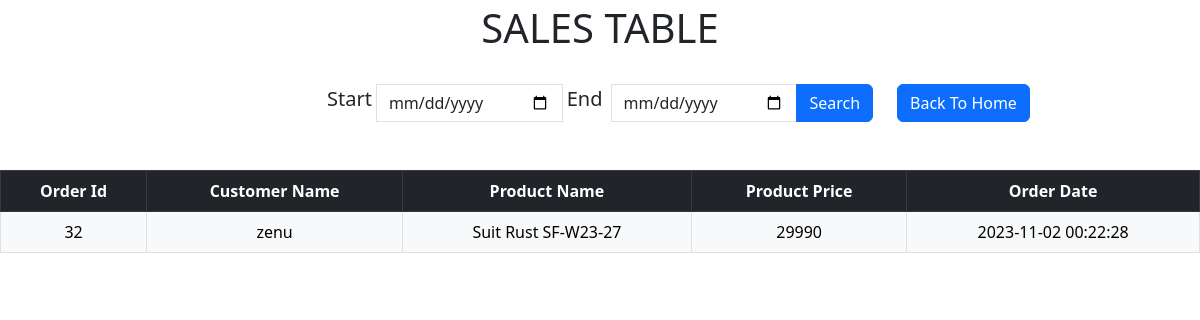
The app's page /admin/view_sale.php with its own data.
### tables this page shows
CREATE TABLE `sales` (
  `sid` int(100) NOT NULL,
  `pid` int(11) NOT NULL,
  `user_id` int(11) NOT NULL,
  `date` timestamp NOT NULL DEFAULT current_timestamp()
);

CREATE TABLE `registration` (
  `id` int(11) NOT NULL,
  `name` varchar(100) NOT NULL,
  `email` varchar(100) NOT NULL,
  `password` varchar(100) NOT NULL,
  `role` enum('Admin','Customer','Employee') NOT NULL
);

CREATE TABLE `product` (
  `pid` int(11) NOT NULL,
  `pname` varchar(50) NOT NULL,
  `pprice` varchar(50) NOT NULL,
  `pimg` varchar(100) NOT NULL,
  `pdesc` varchar(500) NOT NULL
);

### connect.php (called while the page is built, shortened)
<?php
class connect{
public $connect;
public function __construct(){
    $this->connect = mysqli_connect("localhost","root","","secproject");
}
public function query($query){
    return  $this->connect->query($query);
  }
}
$obj = new connect();
?>

### admin/view_sale.php (the view, shortened to what this page needs)
<!DOCTYPE html>
<html lang="en">
<head>
<link href="https://cdn.jsdelivr.net/npm/bootstrap@5.3.0/dist/css/bootstrap.min.css" rel="stylesheet">
</head>
<body>
    <h1 class="text-center mt-1 ">SALES TABLE</h1>
<br>
    <div class="container">
        <div class="row">
            <div class="col-md-3">
            </div>
            <div class="col-md-6">
                 <form action="" method="post">
<div class="input-group">
   <span class="fs-5">Start</span><input type="date" class="form-control ms-1" name="start" >
   <span class="fs-5 ms-1">End</span><input type="date" class="form-control ms-2" name="end" >
    <button type="submit" name="date" class="input-group-text btn btn-primary">Search</button>
  </div>
</form>
</div>
            <div class="col-md-3">
                <a type="submit" href="../index.php" class="btn btn-primary">Back To Home</a>
            </div>
</div>
    </div>
<br><br>
    <table class="table table-dark table-hover table-bordered text-center">
        <thead>
            <th>Order Id</th>
            <th>Customer Name</th>
            <th>Product Name</th>
            <th>Product Price</th>
            <th>Order Date</th>
        </thead>
        <tbody class="table-light">
                <?php
                include("../connect.php");
                if(isset($_POST["date"])){
                    extract($_POST);
               $query = "select sales.sid,registration.name,product.pname,product.pprice,sales.date
               FROM sales INNER JOIN registration ON sales.user_id = registration.id INNER JOIN product ON sales.pid = product.pid
               where date between '$start' AND '$end'";
               $query = $obj->query($query);
                }
                else{
                    $query = "select sales.sid,registration.name,product.pname,product.pprice,sales.date
                    FROM sales INNER JOIN registration ON sales.user_id = registration.id INNER JOIN product ON sales.pid = product.pid";
                    $query = $obj->query($query);
                }
                while($row = mysqli_fetch_assoc($query)){
                ?>
                 <tr>
                <td><?php echo $row["sid"]; ?></td>
                <td><?php echo $row["name"]; ?></td>
                <td><?php echo $row["pname"]; ?></td>
                <td><?php echo $row["pprice"]; ?></td>
                <td><?php echo $row["date"]; ?></td>
            </tr>
                <?php } ?>
        </tbody>
    </table>
</body>
</html>

### records on screen
sales: sid "32", user.name "zenu", pid.pname "Suit Rust SF-W23-27", pid.pprice "29990", date "2023-11-02 00:22:28"
